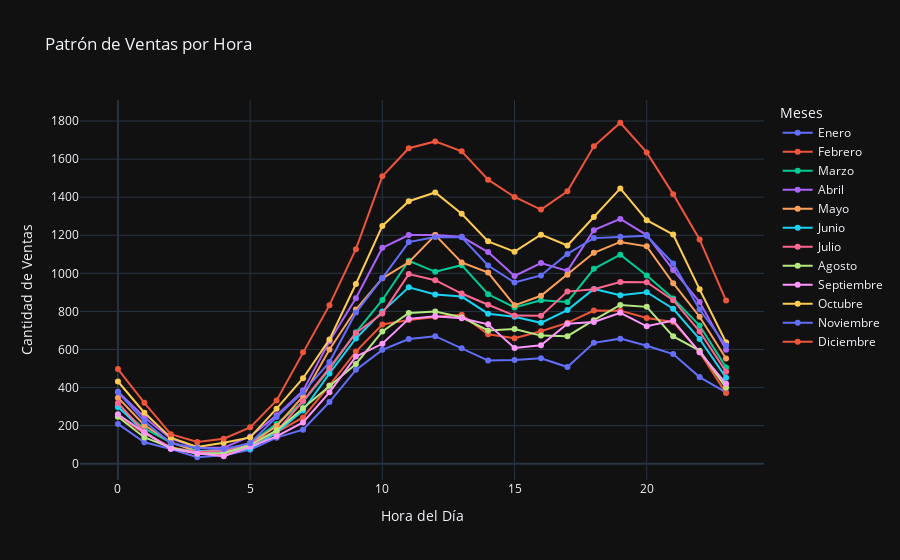

The notebook cell this image was saved under:
### Code cell
ruta_de_archivos = r'C:\Users\rafae\bigData\Dataset de ventas'

# Listar archivos
archivos = os.listdir(ruta_de_archivos)

dataframes = {}

for archivo in archivos:
    mes = archivo.split('_')[3].split('.')[0]
    ruta_completa = os.path.join(ruta_de_archivos, archivo)
    df = pd.read_csv(ruta_completa)
    df_ventas = df.copy()

    df_ventas['Cantidad Pedida'] = pd.to_numeric(df_ventas['Cantidad Pedida'], errors='coerce')
    df_ventas['Precio Unitario'] = pd.to_numeric(df_ventas['Precio Unitario'], errors='coerce')
    df_ventas['ID de Pedido'] = pd.to_numeric(df_ventas['ID de Pedido'], errors='coerce')

    # eliminar filas vacías
    df_ventas = df_ventas.dropna(subset=['Cantidad Pedida', 'Precio Unitario', 'ID de Pedido'])

    # Acomodar columnas
    df_ventas['Cantidad Pedida'] = df_ventas['Cantidad Pedida'].astype(int)
    df_ventas['Precio Unitario'] = df_ventas['Precio Unitario'].astype(int)
    df_ventas['ID de Pedido'] = df_ventas['ID de Pedido'].astype(int)

    # Convertir 'Fecha de Pedido' a datetime
    df_ventas['Fecha de Pedido'] = pd.to_datetime(df_ventas['Fecha de Pedido'], format='%m/%d/%y %H:%M')

    # Extraer hora
    df_ventas['Hora'] = df_ventas['Fecha de Pedido'].dt.hour

    dataframes[mes] = df_ventas

meses = ['Enero', 'Febrero', 'Marzo', 'Abril', 'Mayo', 'Junio',
         'Julio', 'Agosto', 'Septiembre', 'Octubre', 'Noviembre', 'Diciembre']

fig = go.Figure()

# Iterar sobre cada mes y agregar una línea al gráfico
for mes in meses:
    df_mes = dataframes[mes]
    
    # Agrupar por hora
    ventas_por_hora = df_mes.groupby('Hora')['ID de Pedido'].count().sort_index()
    

    fig.add_trace(go.Scatter(
        x=ventas_por_hora.index,
        y=ventas_por_hora.values,
        mode='lines+markers',
        name=mes
    ))

fig.update_layout(
    title='Patrón de Ventas por Hora',
    xaxis_title='Hora del Día',
    yaxis_title='Cantidad de Ventas',
    legend_title='Meses',
    template='plotly_dark'
)

fig.show()

### Figure 1 — Plotly figure (JSON) as saved in the notebook; plotly's stock layout.template omitted (floating-point values rounded to 4 significant figures)
{"data": [{"mode": "lines+markers", "name": "Enero", "type": "scatter", "x": [0, 1, 2, 3, 4, 5, 6, 7, 8, 9, 10, 11, 12, 13, 14, 15, 16, 17, 18, 19, 20, 21, 22, 23], "y": [209, 113, 77, 34, 45, 73, 137, 179, 324, 493, 598, 655, 670, 607, 542, 545, 554, 508, 635, 657, 620, 576, 455, 375]}, {"mode": "lines+markers", "name": "Febrero", "type": "scatter", "x": [0, 1, 2, 3, 4, 5, 6, 7, 8, 9, 10, 11, 12, 13, 14, 15, 16, 17, 18, 19, 20, 21, 22, 23], "y": [250, 159, 87, 60, 49, 83, 165, 243, 411, 589, 731, 755, 771, 782, 680, 659, 696, 740, 805, 804, 765, 745, 586, 371]}, {"mode": "lines+markers", "name": "Marzo", "type": "scatter", "x": [0, 1, 2, 3, 4, 5, 6, 7, 8, 9, 10, 11, 12, 13, 14, 15, 16, 17, 18, 19, 20, 21, 22, 23], "y": [296, 185, 111, 68, 58, 108, 209, 325, 496, 690, 860, 1066, 1008, 1043, 890, 821, 859, 850, 1024, 1098, 989, 868, 726, 506]}, {"mode": "lines+markers", "name": "Abril", "type": "scatter", "x": [0, 1, 2, 3, 4, 5, 6, 7, 8, 9, 10, 11, 12, 13, 14, 15, 16, 17, 18, 19, 20, 21, 22, 23], "y": [378, 244, 132, 85, 84, 143, 254, 384, 643, 869, 1134, 1201, 1201, 1192, 1112, 986, 1054, 1013, 1227, 1286, 1201, 1018, 849, 599]}, {"mode": "lines+markers", "name": "Mayo", "type": "scatter", "x": [0, 1, 2, 3, 4, 5, 6, 7, 8, 9, 10, 11, 12, 13, 14, 15, 16, 17, 18, 19, 20, 21, 22, 23], "y": [347, 202, 113, 63, 75, 104, 198, 353, 600, 810, 974, 1058, 1201, 1057, 1004, 832, 882, 993, 1108, 1165, 1142, 948, 772, 553]}, {"mode": "lines+markers", "name": "Junio", "type": "scatter", "x": [0, 1, 2, 3, 4, 5, 6, 7, 8, 9, 10, 11, 12, 13, 14, 15, 16, 17, 18, 19, 20, 21, 22, 23], "y": [300, 166, 80, 66, 65, 79, 164, 279, 474, 658, 799, 927, 889, 878, 788, 772, 740, 807, 918, 885, 901, 814, 655, 452]}, {"mode": "lines+markers", "name": "Julio", "type": "scatter", "x": [0, 1, 2, 3, 4, 5, 6, 7, 8, 9, 10, 11, 12, 13, 14, 15, 16, 17, 18, 19, 20, 21, 22, 23], "y": [319, 168, 81, 62, 67, 108, 170, 329, 503, 687, 789, 996, 964, 894, 835, 778, 777, 904, 916, 954, 953, 859, 695, 483]}, {"mode": "lines+markers", "name": "Agosto", "type": "scatter", "x": [0, 1, 2, 3, 4, 5, 6, 7, 8, 9, 10, 11, 12, 13, 14, 15, 16, 17, 18, 19, 20, 21, 22, 23], "y": [247, 138, 85, 53, 55, 97, 175, 293, 410, 524, 695, 792, 799, 769, 700, 707, 673, 670, 754, 834, 824, 669, 594, 400]}, {"mode": "lines+markers", "name": "Septiembre", "type": "scatter", "x": [0, 1, 2, 3, 4, 5, 6, 7, 8, 9, 10, 11, 12, 13, 14, 15, 16, 17, 18, 19, 20, 21, 22, 23], "y": [260, 164, 78, 55, 39, 89, 144, 217, 375, 563, 630, 761, 775, 764, 732, 608, 622, 735, 745, 793, 722, 752, 586, 420]}, {"mode": "lines+markers", "name": "Octubre", "type": "scatter", "x": [0, 1, 2, 3, 4, 5, 6, 7, 8, 9, 10, 11, 12, 13, 14, 15, 16, 17, 18, 19, 20, 21, 22, 23], "y": [432, 268, 137, 88, 110, 138, 289, 449, 653, 944, 1249, 1379, 1425, 1313, 1168, 1114, 1203, 1146, 1296, 1446, 1279, 1204, 916, 638]}, {"mode": "lines+markers", "name": "Noviembre", "type": "scatter", "x": [0, 1, 2, 3, 4, 5, 6, 7, 8, 9, 10, 11, 12, 13, 14, 15, 16, 17, 18, 19, 20, 21, 22, 23], "y": [375, 223, 107, 83, 76, 108, 245, 375, 534, 794, 975, 1164, 1191, 1189, 1041, 952, 989, 1102, 1185, 1192, 1197, 1052, 810, 621]}, {"mode": "lines+markers", "name": "Diciembre", "type": "scatter", "x": [0, 1, 2, 3, 4, 5, 6, 7, 8, 9, 10, 11, 12, 13, 14, 15, 16, 17, 18, 19, 20, 21, 22, 23], "y": [497, 320, 155, 114, 131, 191, 332, 585, 833, 1127, 1510, 1657, 1693, 1641, 1492, 1401, 1335, 1431, 1667, 1791, 1635, 1416, 1178, 857]}], "layout": {"legend": {"title": {"text": "Meses"}}, "title": {"text": "Patrón de Ventas por Hora"}, "xaxis": {"title": {"text": "Hora del Día"}}, "yaxis": {"title": {"text": "Cantidad de Ventas"}}}}
